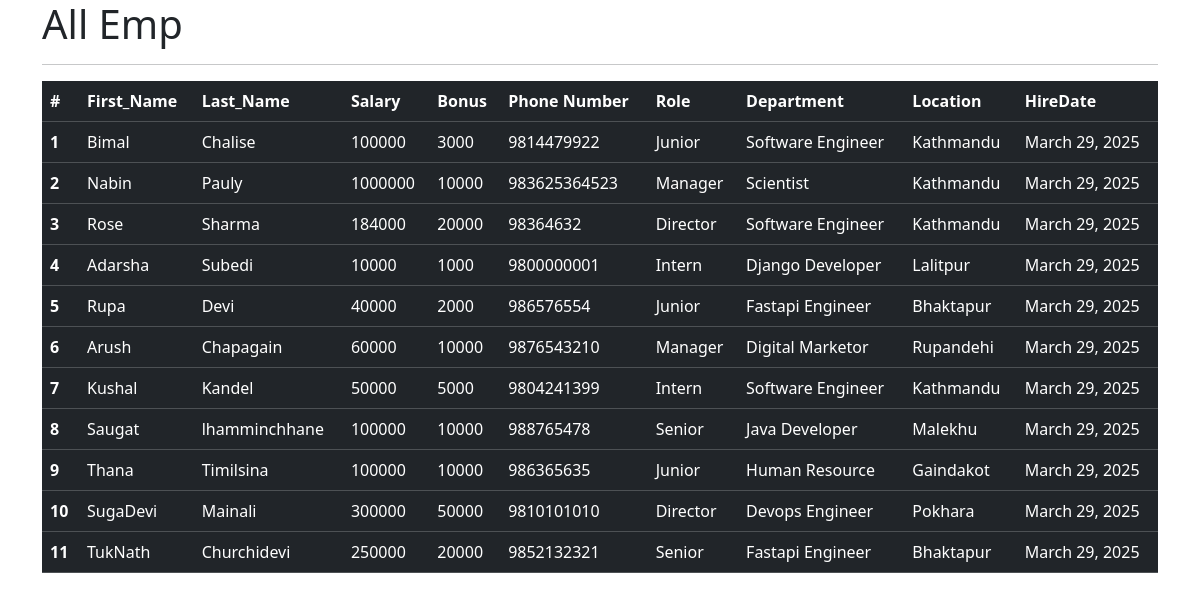
Page /view_all_emp on the earlier database version.
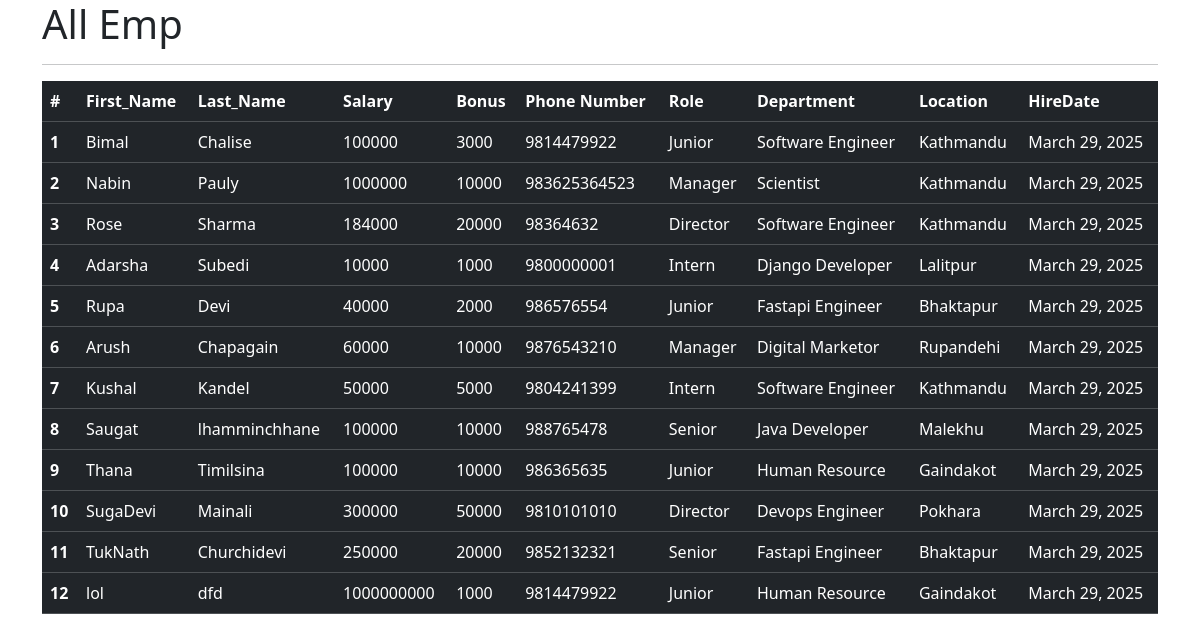
Same page on the later database version.
### emp_app/models.py (models this page shows, shortened)
class Employee(models.Model):
    first_name = models.CharField(max_length=100, null=False)
    last_name = models.CharField(max_length=100)
    dept = models.ForeignKey(Department, on_delete=models.CASCADE)
    salary = models.IntegerField(default=0)
    bonus = models.IntegerField(default=0)
    role = models.ForeignKey(Role, on_delete=models.CASCADE)
    phone = models.IntegerField(default=0)
    hire_date = models.DateField()
    def __str__(self):
        return f"{self.first_name} {self.last_name} {self.phone}"

class Role(models.Model):
    name = models.CharField(max_length=100, null=False)

class Department(models.Model):
    name = models.CharField(max_length=100, null=False)
    location = models.CharField(max_length=100)

### emp_app/views.py (the view)
# urls.py: path('view_all_emp', views.view_all_emp, name="view_all_emp"),#the string youwrite in the name canbe used in href as {% url 'view_all_emp' %}
def view_all_emp(request):
    emp = Employee.objects.all()
    context = {
        'emps':emp
    }
    print(context)
    return render(request,"view_all_emp.html",context)

### emp_app/templates/view_all_emp.html (shortened to what this page needs)
<!doctype html>
<html lang="en">
  <head>
    <link href="https://cdn.jsdelivr.net/npm/bootstrap@5.3.3/dist/css/bootstrap.min.css" rel="stylesheet">
  </head>
  <body>
    <div class="container">
        <h1>All Emp</h1><hr>
        <table class="table table-dark table-stripped">
          <thead>
            <tr>
              <th scope="col">#</th>
              <th scope="col">First_Name</th>
              <th scope="col">Last_Name</th>
              <th scope="col">Salary</th>
              <th scope="col">Bonus</th>
              <th scope="col">Phone Number</th>
              <th scope="col">Role</th>
              <th scope="col">Department</th>
              <th scope="col">Location</th>
              <th scope="col">HireDate</th>
            </tr>
          </thead>
          {% for emp in emps %}
          <tbody>
            <tr>
              <th scope="row">{{emp.id}}</th>
              <td>{{emp.first_name}}</td>
              <td>{{emp.last_name}}</td>
              <td>{{emp.salary}}</td>
              <td>{{emp.bonus}}</td>
              <td>{{emp.phone}}</td>
              <td>{{emp.role.name}}</td>
              <td>{{emp.dept.name}}</td>
              <td>{{emp.dept.location}}</td>
              <td>{{emp.hire_date}}</td>
            </tr>
          </tbody>
          {% endfor %}
        </table>
    </div>
  </body>
</html>

Differences in the rows shown:
added Employee: id "12", first_name "lol", last_name "dfd", salary "1000000000", bonus "1000", phone "9814479922", role.name "Junior", dept.name "Human Resource", dept.location "Gaindakot", hire_date "March 29, 2025"
